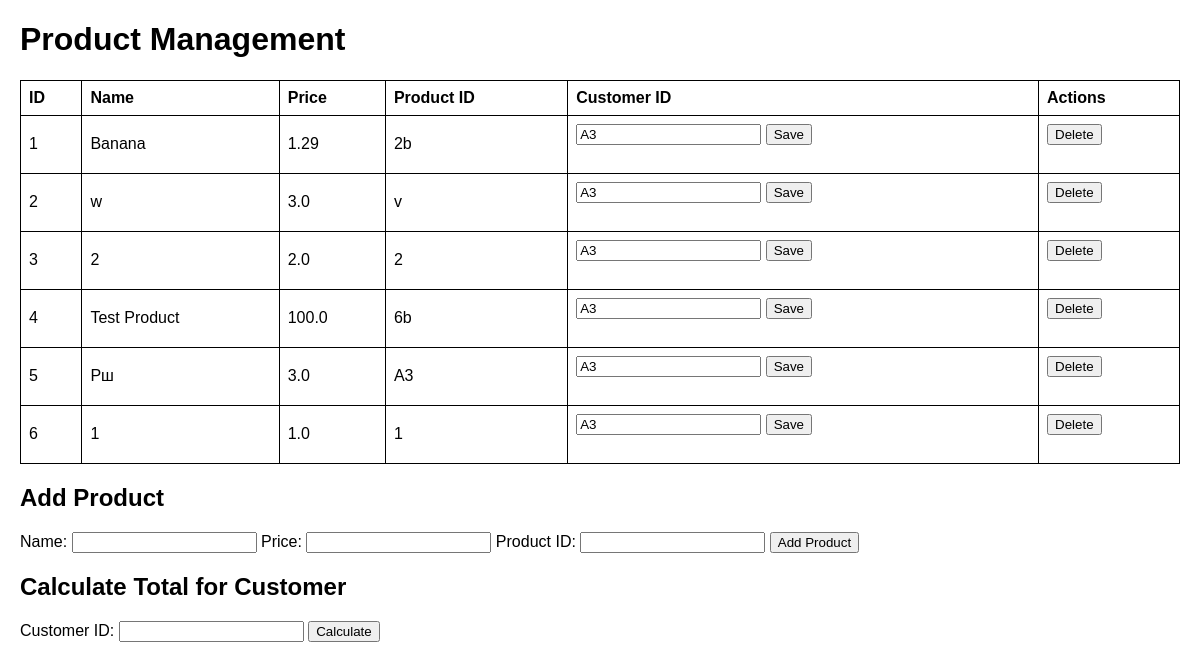
The page / on the database its author committed.
### tables this page shows
CREATE TABLE products (
    id INTEGER PRIMARY KEY AUTOINCREMENT,
    name TEXT NOT NULL,
    price REAL NOT NULL,
    product_id TEXT UNIQUE NOT NULL
, customer_id TEXT DEFAULT NULL);

### app.py (the view)
@app.route('/')
def home():
    cursor.execute("SELECT * FROM products")
    products = cursor.fetchall()
    return render_template('index.html', products=products)

### templates/index.html (shortened to what this page needs)
<!DOCTYPE html>
<html lang="en">
<head>
</head>
<body>
    <h1>Product Management</h1>
    <table>
        <thead>
            <tr>
                <th>ID</th>
                <th>Name</th>
                <th>Price</th>
                <th>Product ID</th>
                <th>Customer ID</th>
                <th>Actions</th>
            </tr>
        </thead>
        <tbody>
            {% for product in products %}
            <tr>
                <td>{{ product[0] }}</td>
                <td>{{ product[1] }}</td>
                <td>{{ product[2] }}</td>
                <td>{{ product[3] }}</td>
                <td>
                    <form action="/update_customer/{{ product[0] }}" method="post" onsubmit="handleFormSubmit(event, this)">
                        <input type="text" name="customer_id" value="{{ product[4] }}" placeholder="Enter Customer ID">
                        <button type="submit">Save</button>
                    </form>
                </td>
                <td>
                    <form action="/delete_product/{{ product[0] }}" method="post" onsubmit="handleFormSubmit(event, this)">
                        <button type="submit">Delete</button>
                    </form>
                </td>
            </tr>
            {% endfor %}
        </tbody>
    </table>
    <h2>Add Product</h2>
    <form action="/add_product" method="post" onsubmit="handleFormSubmit(event, this)">
        <label for="name">Name:</label>
        <input type="text" id="name" name="name" required>
        <label for="price">Price:</label>
        <input type="number" id="price" name="price" step="0.01" required>
        <label for="product_id">Product ID:</label>
        <input type="text" id="product_id" name="product_id" required>
        <button type="submit">Add Product</button>
    </form>
    <div class="total-container">
        <h2>Calculate Total for Customer</h2>
        <form onsubmit="calculateTotal(event, this)">
            <label for="customer_id">Customer ID:</label>
            <input type="text" id="customer_id" name="customer_id" required>
            <button type="submit">Calculate</button>
        </form>
    </div>
</body>
</html>

### templates/index.html (style rules this page uses)
body { font-family: Arial, sans-serif; margin: 20px; }
table { width: 100%; border-collapse: collapse; margin-bottom: 20px; }
table, th, td { border: 1px solid black; }
th, td { padding: 8px; text-align: left; }
form { margin-bottom: 20px; }
.total-container { margin-top: 20px; }

### rows shown on the page
products: id "1", name "Banana", price "1.29", product "2b", customer_id "A3"
products: id "2", name "w", price "3.0", product "v", customer_id "A3"
products: id "3", name "2", price "2.0", product "2", customer_id "A3"
products: id "4", name "Test Product", price "100.0", product "6b", customer_id "A3"
products: id "5", name "Рш", price "3.0", product "A3", customer_id "A3"
products: id "6", name "1", price "1.0", product "1", customer_id "A3"
